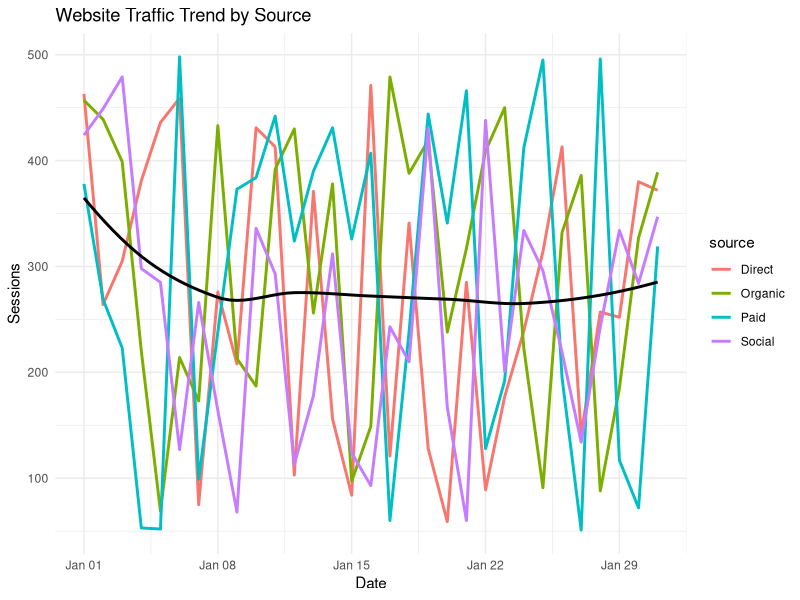
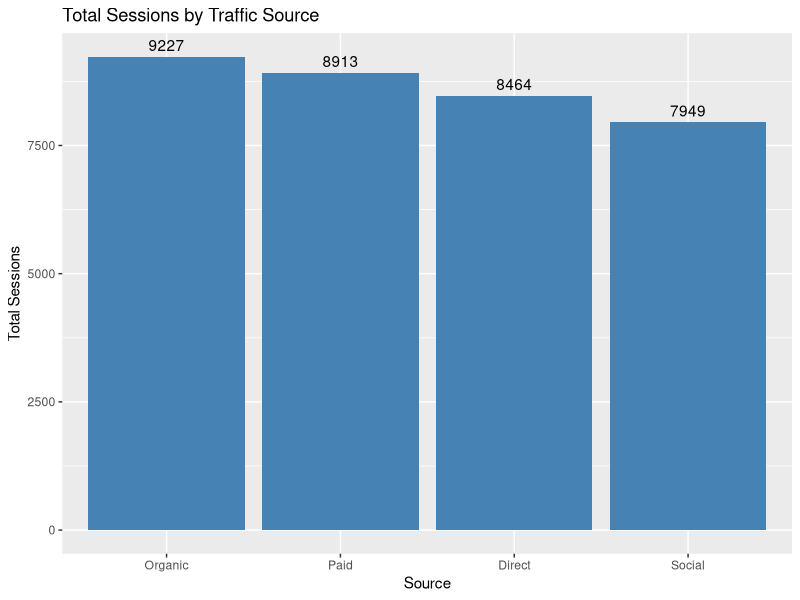
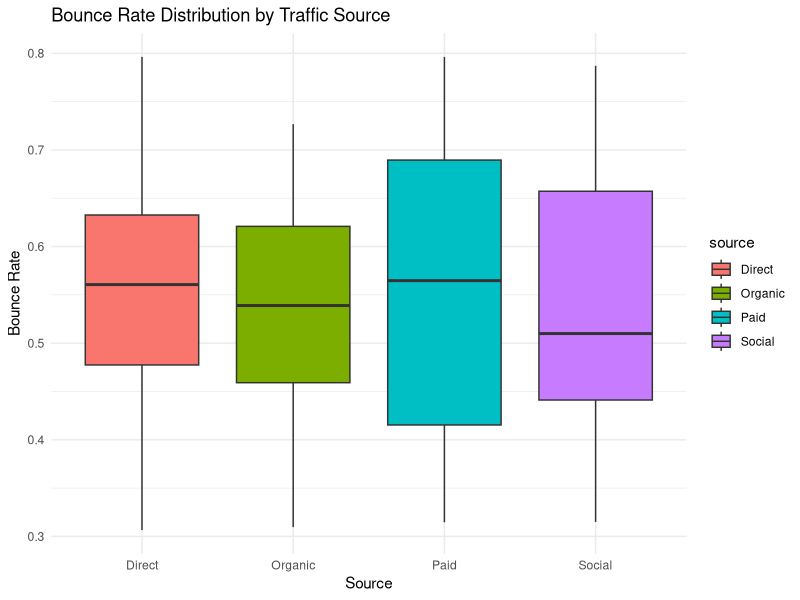

Source code (R) for these figures, in order:
library(dplyr)
library(ggplot2)
library(lubridate)

traffic <- read.csv("website_traffic_sample.csv")
traffic$date <- as.Date(traffic$date)

# 1. Overall traffic trend
ggplot(traffic, aes(x = date, y = sessions)) +
  geom_line(aes(color = source), size = 1) +
  geom_smooth(method = "loess", se = FALSE, color = "black") +
  labs(title = "Website Traffic Trend by Source",
       x = "Date", y = "Sessions") +
  theme_minimal()

# 2. Traffic source distribution
source_summary <- traffic %>%
  group_by(source) %>%
  summarise(
    total_sessions = sum(sessions),
    avg_bounce_rate = mean(bounce_rate),
    avg_duration = mean(avg_session_duration)
  )

ggplot(source_summary, aes(x = reorder(source, -total_sessions), y = total_sessions)) +
  geom_bar(stat = "identity", fill = "steelblue") +
  geom_text(aes(label = total_sessions), vjust = -0.5) +
  labs(title = "Total Sessions by Traffic Source",
       x = "Source", y = "Total Sessions")

# 3. Bounce rate analysis by source
ggplot(traffic, aes(x = source, y = bounce_rate, fill = source)) +
  geom_boxplot() +
  labs(title = "Bounce Rate Distribution by Traffic Source",
       x = "Source", y = "Bounce Rate") +
  theme_minimal()
